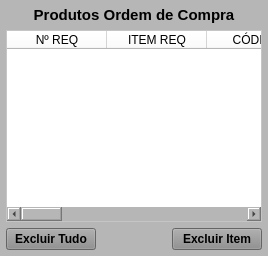
     <widget class="QWidget" name="widget_Cor3" native="true">
      <property name="minimumSize">
       <size>
        <width>0</width>
        <height>0</height>
       </size>
      </property>
      <property name="styleSheet">
       <string notr="true">background-color: rgb(182, 182, 182);</string>
      </property>
      <layout class="QVBoxLayout" name="verticalLayout_6" stretch="0,0,0">
       <property name="spacing">
        <number>6</number>
       </property>
       <property name="leftMargin">
        <number>6</number>
       </property>
       <property name="topMargin">
        <number>6</number>
       </property>
       <property name="rightMargin">
        <number>6</number>
       </property>
       <property name="bottomMargin">
        <number>6</number>
       </property>
       <item>
        <widget class="QLabel" name="label_9">
         <property name="maximumSize">
          <size>
           <width>16777215</width>
           <height>25</height>
          </size>
         </property>
         <property name="font">
          <font>
           <pointsize>11</pointsize>
           <weight>75</weight>
           <bold>true</bold>
          </font>
         </property>
         <property name="text">
          <string>Produtos Ordem de Compra</string>
         </property>
         <property name="alignment">
          <set>Qt::AlignCenter</set>
         </property>
        </widget>
       </item>
       <item>
        <widget class="QTableWidget" name="table_Produtos_OC">
         <property name="sizePolicy">
          <sizepolicy hsizetype="Preferred" vsizetype="Preferred">
           <horstretch>0</horstretch>
           <verstretch>0</verstretch>
          </sizepolicy>
         </property>
         <property name="styleSheet">
          <string notr="true">background-color: rgb(255, 255, 255);</string>
         </property>
         <column>
          <property name="text">
           <string>Nº REQ</string>
          </property>
         </column>
         <column>
          <property name="text">
           <string>ITEM REQ</string>
          </property>
         </column>
         <column>
          <property name="text">
           <string>CÓDIGO</string>
          </property>
         </column>
         <column>
          <property name="text">
           <string>DESCRIÇÃO</string>
          </property>
         </column>
         <column>
          <property name="text">
           <string>REFERÊNCIA</string>
          </property>
         </column>
         <column>
          <property name="text">
           <string>UM</string>
          </property>
         </column>
         <column>
          <property name="text">
           <string>QTDE</string>
          </property>
         </column>
         <column>
          <property name="text">
           <string>R$/UNID.</string>
          </property>
         </column>
         <column>
          <property name="text">
           <string>IPI</string>
          </property>
         </column>
         <column>
          <property name="text">
           <string>R$</string>
          </property>
         </column>
         <column>
          <property name="text">
           <string>ENTREGA</string>
          </property>
         </column>
        </widget>
       </item>
       <item>
        <widget class="QWidget" name="widget" native="true">
         <layout class="QHBoxLayout" name="horizontalLayout_8">
          <property name="leftMargin">
           <number>0</number>
          </property>
          <property name="topMargin">
           <number>0</number>
          </property>
          <property name="rightMargin">
           <number>0</number>
          </property>
          <property name="bottomMargin">
           <number>0</number>
          </property>
          <item>
           <widget class="QPushButton" name="btn_ExcluirTudo">
            <property name="sizePolicy">
             <sizepolicy hsizetype="Fixed" vsizetype="Preferred">
              <horstretch>0</horstretch>
              <verstretch>0</verstretch>
             </sizepolicy>
            </property>
            <property name="minimumSize">
             <size>
              <width>90</width>
              <height>0</height>
             </size>
            </property>
            <property name="maximumSize">
             <size>
              <width>90</width>
              <height>16777215</height>
             </size>
            </property>
            <property name="font">
             <font>
              <pointsize>9</pointsize>
              <weight>75</weight>
              <bold>true</bold>
             </font>
            </property>
            <property name="cursor">
             <cursorShape>PointingHandCursor</cursorShape>
            </property>
            <property name="layoutDirection">
             <enum>Qt::LeftToRight</enum>
            </property>
            <property name="autoFillBackground">
             <bool>false</bool>
            </property>
            <property name="styleSheet">
             <string notr="true">background-color: rgb(141, 141, 141);</string>
            </property>
            <property name="text">
             <string>Excluir Tudo</string>
            </property>
            <property name="checkable">
             <bool>false</bool>
            </property>
            <property name="autoDefault">
             <bool>false</bool>
            </property>
            <property name="default">
             <bool>false</bool>
            </property>
            <property name="flat">
             <bool>false</bool>
            </property>
           </widget>
          </item>
          <item>
           <widget class="QLabel" name="label_33">
            <property name="text">
             <string/>
            </property>
           </widget>
          </item>
          <item>
           <widget class="QPushButton" name="btn_ExcluirItem">
            <property name="sizePolicy">
             <sizepolicy hsizetype="Fixed" vsizetype="Preferred">
              <horstretch>0</horstretch>
              <verstretch>0</verstretch>
             </sizepolicy>
            </property>
            <property name="minimumSize">
             <size>
              <width>90</width>
              <height>0</height>
             </size>
            </property>
            <property name="maximumSize">
             <size>
              <width>90</width>
              <height>16777215</height>
             </size>
            </property>
            <property name="font">
             <font>
              <pointsize>9</pointsize>
              <weight>75</weight>
              <bold>true</bold>
             </font>
            </property>
            <property name="cursor">
             <cursorShape>PointingHandCursor</cursorShape>
            </property>
            <property name="layoutDirection">
             <enum>Qt::LeftToRight</enum>
            </property>
            <property name="autoFillBackground">
             <bool>false</bool>
            </property>
            <property name="styleSheet">
             <string notr="true">background-color: rgb(141, 141, 141);</string>
            </property>
            <property name="text">
             <string>Excluir Item</string>
            </property>
            <property name="checkable">
             <bool>false</bool>
            </property>
            <property name="autoDefault">
             <bool>false</bool>
            </property>
            <property name="default">
             <bool>false</bool>
            </property>
            <property name="flat">
             <bool>false</bool>
            </property>
           </widget>
          </item>
         </layout>
        </widget>
       </item>
      </layout>
     </widget>
